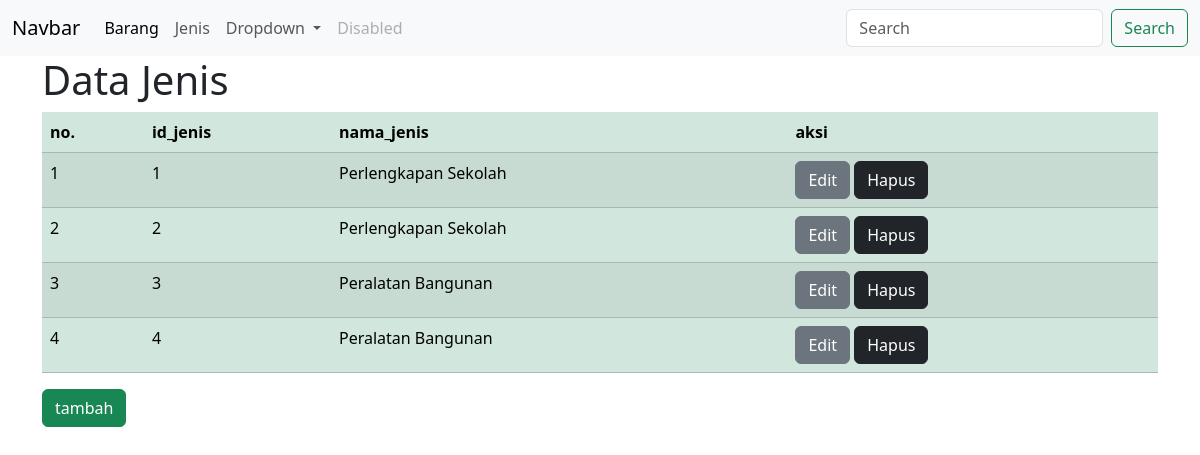
/VIEW/JENIS/index.php, run on the app's committed database.
### tables this page shows
CREATE TABLE `jenis` (
  `id_jenis` int NOT NULL,
  `nama_jenis` varchar(50) DEFAULT NULL
);

### VIEW/JENIS/index.php (the view, shortened to what this page needs)
<!DOCTYPE html>
<html lang="en">
<head>
    <link rel="stylesheet" href="https://cdn.jsdelivr.net/npm/bootstrap@5.3.3/dist/css/bootstrap.min.css">
</head>
<body>
<nav class="navbar navbar-expand-lg bg-body-tertiary">
  <div class="container-fluid">
    <a class="navbar-brand" href="#">Navbar</a>
    <div class="collapse navbar-collapse" id="navbarSupportedContent">
      <ul class="navbar-nav me-auto mb-2 mb-lg-0">
        <li class="nav-item">
          <a class="nav-link active" aria-current="page" href="../BARANG/index.php">Barang</a>
        </li>
        <li class="nav-item">
          <a class="nav-link" href="../JENIS/index.php">Jenis</a>
        </li>
        <li class="nav-item dropdown">
          <a class="nav-link dropdown-toggle" href="#" role="button" data-bs-toggle="dropdown" aria-expanded="false">
            Dropdown
          </a>
        </li>
        <li class="nav-item">
          <a class="nav-link disabled" aria-disabled="true">Disabled</a>
        </li>
      </ul>
      <form class="d-flex" role="search">
        <input class="form-control me-2" type="search" placeholder="Search" aria-label="Search">
        <button class="btn btn-outline-success" type="submit">Search</button>
      </form>
    </div>
  </div>
</nav>
<div class="container">
    <h1>Data Jenis</h1>
    <table class="table table-success table-striped">
        <thead>
            <th>no.</th>
            <th>id_jenis</th>
            <th>nama_jenis</th>
            <th>aksi</th>
        </thead>
        <tbody>
            <?php
            include '../../CONFIG/koneksi.php';
            $query=mysqli_query($conn, "SELECT * FROM jenis");
            $no = 1;
            if(mysqli_num_rows($query)> 0){
                while($result=mysqli_fetch_assoc($query)){
                    ?>
                    <tr>
                        <td><?php echo $no ?></td>
                        <td><?php echo $result['id_jenis'] ?></td>
                        <td><?php echo $result['nama_jenis'] ?></td>
                        <td>
                        <a href="" class="btn btn-secondary">Edit</a>
                        <a href="" class="btn btn-dark">Hapus</a>
                        </td>
                    </tr>
                    <?php
                    $no++;
                }
            }else{
              echo "data kosong";
            }
            ?>
        </tbody>
    </table>
    <a href="tambah.php" class="btn btn-success">tambah</a>
</div>
</body>
</html>

### data on the page
jenis: id_jenis "1", nama_jenis "Perlengkapan Sekolah"
jenis: id_jenis "2", nama_jenis "Perlengkapan Sekolah"
jenis: id_jenis "3", nama_jenis "Peralatan Bangunan"
jenis: id_jenis "4", nama_jenis "Peralatan Bangunan"
